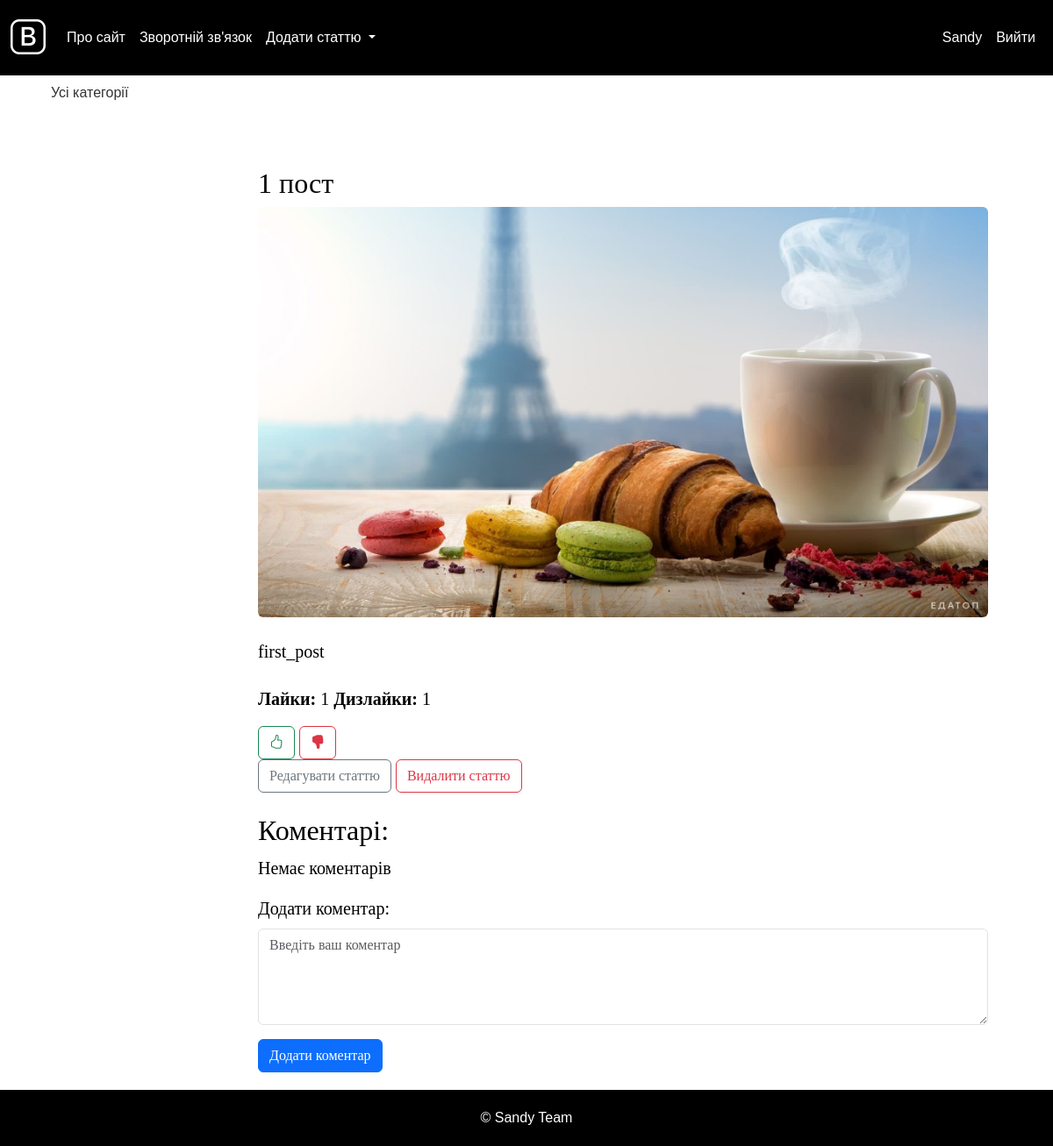
/post/first_post/ (signed in), run on the app's committed database.
### blog/models.py (models this page shows, shortened)
class CustomUser(AbstractUser):
    avatar = models.ImageField(upload_to='avatars/', blank=True, null=True, default='avatars/default_avatar.png')
    class Meta:
        verbose_name = 'Користувач'
        verbose_name_plural = 'Користувачі'

class Blog(models.Model):
    DRAFT = 'draft'
    PUBLISHED = 'published'
    STATUS_CHOICES = [
        (DRAFT, 'Чернетка'),
        (PUBLISHED, 'Опублікована'),
    ]
    title = models.CharField(max_length=255, verbose_name="Заголовок")
    slug = models.SlugField(max_length=255, unique=True, verbose_name="URL")
    content = models.TextField(blank=True, verbose_name="Текст статті")
    photo = models.ImageField(upload_to="photos/%Y/%m/%d/", verbose_name="Фото", blank=True, null=True)
    time_create = models.DateTimeField(auto_now_add=True, verbose_name="Час створення")
    time_update = models.DateTimeField(auto_now=True, verbose_name="Час оновлення")
    status = models.CharField(max_length=10, choices=STATUS_CHOICES, default=DRAFT, verbose_name="Статус")
    cat = models.ForeignKey('Category', on_delete=models.PROTECT, verbose_name="Категорія")
    author = models.ForeignKey(settings.AUTH_USER_MODEL, on_delete=models.CASCADE, related_name='posts', verbose_name="Автор", null=True)
    likes = models.ManyToManyField(settings.AUTH_USER_MODEL, related_name='liked_posts', blank=True, verbose_name="Лайки", through='PostLike')
    dislikes = models.ManyToManyField(settings.AUTH_USER_MODEL, related_name='disliked_posts', blank=True, verbose_name="Дизлайки", through='PostDislike')
    tags = TaggableManager()
    class Meta:
        verbose_name = 'Запис блогу'
        verbose_name_plural = 'Записи блогу'
        ordering = ['id']

### blog/views.py (the view)
# urls.py: path('post/<slug:post_slug>/', views.ShowPost.as_view(), name='post'),
class ShowPost(DetailView):
        model = Blog
        template_name = 'post.html'
        slug_url_kwarg = 'post_slug'
        context_object_name = 'post'
        def get_context_data(self, **kwargs):
            context = super().get_context_data(**kwargs)
            context['comments'] = self.object.comments.select_related('user')
            context['form'] = CommentForm()
            context['tags'] = self.object.tags.all()
            return context

### blog/forms.py
class CommentForm(forms.ModelForm):
    class Meta:
        model = Comment
        fields = ['content']
        widgets = {
            'content': forms.Textarea(attrs={'cols': 60, 'rows': 10}),
        }

### blog/templates/post.html (shortened to what this page needs)
{% extends 'base.html' %}
{% load static %}
{% block content %}
<div class="container">
    <h1 class="mt-4">{{ post.title }}</h1>
    {% if post.photo %}
    <div class="mb-4">
        <img class="img-fluid rounded" src="{{ post.photo.url }}" alt="{{ post.title }}">
    </div>
    {% endif %}
    <div class="mb-4">
        {{ post.content|linebreaks }}
    </div>
    <div class="mb-3">
        <p><strong>Лайки:</strong> <span id="like_count">{{ post.likes.count }}</span> <strong>Дизлайки:</strong> <span id="dislike_count">{{ post.dislikes.count }}</span></p>
    </div>
    {% if request.user.is_authenticated %}
    <form id="like_form" method="post" action="{% url 'toggle_like' post.slug %}" class="mb-4 d-inline">
        <button type="submit" class="btn btn-outline-success">
            {% if request.user in post.likes.all %}
                <i class="bi bi-hand-thumbs-up-fill"></i>
            {% else %}
                <i class="bi bi-hand-thumbs-up"></i>
            {% endif %}
        </button>
    </form>
    <form id="dislike_form" method="post" action="{% url 'toggle_dislike' post.slug %}" class="mb-4 d-inline">
        <button type="submit" class="btn btn-outline-danger">
            {% if request.user in post.dislikes.all %}
                <i class="bi bi-hand-thumbs-down-fill"></i>
            {% else %}
                <i class="bi bi-hand-thumbs-down"></i>
            {% endif %}
        </button>
    </form>
    {% else %}
    <p>Авторизуйтесь, щоб ставити лайки та дизлайки.</p>
    {% endif %}
    {% if request.user == post.author or request.user.is_superuser %}
    <div class="mb-4">
        <a href="{% url 'edit_post' post.slug %}" class="btn btn-outline-secondary">Редагувати статтю</a>
        <form method="post" action="{% url 'delete_post' post.slug %}" class="d-inline">
            <button type="submit" class="btn btn-outline-danger">Видалити статтю</button>
        </form>
    </div>
    {% endif %}
    <h2 class="mt-4">Коментарі:</h2>
    <div id="comment-list">
        {% for comment in post.comments.all %}
        <div class="comment mb-3" id="comment-{{ comment.id }}">
            <div class="d-flex">
                <div>
                    {% if comment.user.profile.avatar %}
                        <img src="{{ comment.user.profile.avatar.url }}" alt="Аватар" class="img-thumbnail" width="50" height="50">
                    {% else %}
                        <img src="{% static 'default_avatar.png' %}" alt="Аватар за замовчуванням" class="img-thumbnail" width="50" height="50">
                    {% endif %}
                </div>
                <div class="ms-3">
                    <p><strong>{{ comment.user.username }}</strong> {{ comment.created_at }}</p>
                    <p>{{ comment.content|linebreaks }}</p>
                    <p><strong>Лайки:</strong> <span id="comment-like-count-{{ comment.id }}">{{ comment.comment_likes.count }}</span> <strong>Дизлайки:</strong> <span id="comment-dislike-count-{{ comment.id }}">{{ comment.comment_dislikes.count }}</span></p>
                    {% if request.user.is_authenticated %}
                    <form id="like_comment_{{ comment.id }}_form" method="post" action="{% url 'toggle_comment_like' post.slug comment.id %}" class="d-inline">
                        {% csrf_token %}
                        <button type="submit" class="btn btn-outline-success btn-sm">
                            {% if request.user in comment.comment_likes.all %}
                                <i class="bi bi-hand-thumbs-up-fill"></i>
                            {% else %}
                                <i class="bi bi-hand-thumbs-up"></i>
                            {% endif %}
                        </button>
                    </form>
                    <form id="dislike_comment_{{ comment.id }}_form" method="post" action="{% url 'toggle_comment_dislike' post.slug comment.id %}" class="d-inline">
                        {% csrf_token %}
                        <button type="submit" class="btn btn-outline-danger btn-sm">
                            {% if request.user in comment.comment_dislikes.all %}
                                <i class="bi bi-hand-thumbs-down-fill"></i>
                            {% else %}
                                <i class="bi bi-hand-thumbs-down"></i>
                            {% endif %}
                        </button>
                    </form>
                    {% endif %}
                    {% if request.user == comment.user or request.user.is_superuser %}
                    <a href="{% url 'edit_comment' post.slug comment.id %}" class="btn btn-outline-secondary btn-sm">
                        <i class="bi bi-pencil"></i> Редагувати
                    </a>
                    <form method="post" action="{% url 'delete_comment' post.slug comment.id %}" class="d-inline">
                        {% csrf_token %}
                        <button type="submit" class="btn btn-outline-danger btn-sm">
                            <i class="bi bi-trash"></i> Видалити
                        </button>
                    </form>
                    {% endif %}
                </div>
            </div>
        </div>
        {% empty %}
        <p>Немає коментарів</p>
        {% endfor %}
    </div>
    {% if request.user.is_authenticated %}
    <form id="comment-form" method="post" action="{% url 'add_comment' post.slug %}">
        <div class="mb-3">
            <label for="commentContent" class="form-label">Додати коментар:</label>
            <textarea id="commentContent" name="content" rows="4" class="form-control" placeholder="Введіть ваш коментар"></textarea>
        </div>
        <button type="submit" class="btn btn-primary">Додати коментар</button>
    </form>
    {% else %}
    <p>Авторизуйтесь, щоб додати коментар.</p>
    {% endif %}
</div>
{% endblock %}

### blog/templates/base.html (shortened to what this page needs)
{% load static %}
<!DOCTYPE html>
<html>
<head>
    <link href="https://cdn.jsdelivr.net/npm/bootstrap@5.3.0/dist/css/bootstrap.min.css" rel="stylesheet">
    <link href="https://cdn.jsdelivr.net/npm/bootstrap-icons/font/bootstrap-icons.css" rel="stylesheet">
    <link href="{% static 'css/styles.css' %}" rel="stylesheet">
</head>
<body>
<nav class="navbar navbar-expand-lg navbar-light">
    <div class="container-fluid">
        <a class="navbar-brand" href="{% url 'home' %}">
            <i class="bi bi-bootstrap" style="color: #fff;"></i>
        </a>
        <div class="collapse navbar-collapse" id="navbarNavDropdown">
            <ul class="navbar-nav me-auto">
                <li class="nav-item">
                    <a class="nav-link" href="{% url 'about' %}">Про сайт</a>
                </li>
                <li class="nav-item">
                    <a class="nav-link" href="{% url 'contact' %}">Зворотній зв'язок</a>
                </li>
                <li class="nav-item dropdown">
                    <a class="nav-link dropdown-toggle" href="#" id="navbarDropdown" role="button" data-bs-toggle="dropdown" aria-expanded="false">
                        Додати статтю
                    </a>
                </li>
            </ul>
            <ul class="navbar-nav ms-auto">
                {% if request.user.is_authenticated %}
                    <li class="nav-item">
                        <a class="nav-link" href="{% url 'user_profile' request.user.username %}">{{ request.user.username }}</a>
                    </li>
                    <li class="nav-item">
                        <a class="nav-link" href="{% url 'logout' %}">Вийти</a>
                    </li>
                {% endif %}
            </ul>
        </div>
    </div>
</nav>
<div class="container content-wrapper">
    <div class="row">
        <div class="col-md-2">
            <ul class="list-group">
                {% if cat_selected == 0 %}
                    <li class="list-group-item list-group-header">Усі категорії</li>
                {% else %}
                    <li class="list-group-item"><a href="{% url 'home' %}">Усі категорії</a></li>
                {% endif %}
            </ul>
        </div>
        <div class="col-md-10">
            <div class="content-text">
                {% block content %}
                {% endblock %}
            </div>
        </div>
    </div>
</div>
<footer class="footer">
    <div class="container">
        <span class="text-muted">&copy; Sandy Team</span>
    </div>
</footer>
</body>
</html>

### blog/static/css/styles.css (style rules this page uses)
html, body { font-family: 'Arial'; margin: 0; padding: 0; height: 100%; width: 100%; color: #444; }
a { color: #0059b2; text-decoration: none; }
img { max-width: 600px; height: auto; }
.bi-bootstrap { font-size: 40px; color: #000; }
.content-text { margin: 60px 0 0 30px; color: #000; font-size: 20px; font-family: Yandex Sans Display Light; }
.content-text h1 { font-size: 32px; }
.form-label { display: inline-block; min-width: 150px; vertical-align: top; }

### blog/templates/base.html (style rules this page uses)
body, html { height: 100%; margin: 0; }
body { display: flex; flex-direction: column; }
.content-wrapper { flex: 1; }
.footer { position: relative; bottom: 0; width: 100%; text-align: center; padding: 20px 0; background-color: #000; }
.footer .text-muted { color: #fff !important; }
.navbar-light { background-color: #000 !important; }
.navbar-nav .nav-link { color: #fff !important; }
.content-text { padding: 20px; }
.list-group { border: none; padding-left: 0; }
.list-group-item { border: none; padding: 0.5rem 1rem; }
.list-group-item a { color: #333; text-decoration: none; }

### data on the page
CustomUser: user.username "Sandy"
Blog: title "1 пост", photo (picture), content "first_post", likes.count "1", dislikes.count "1"
